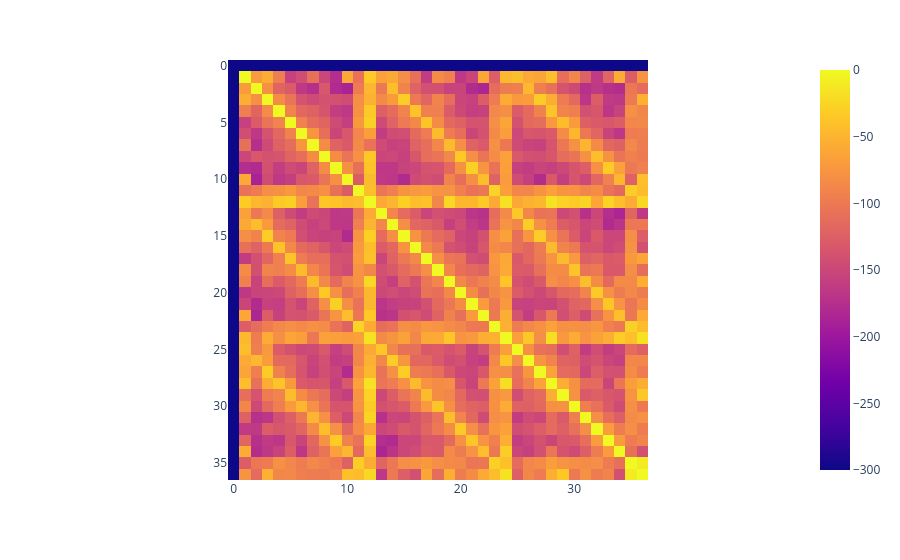

Notebook source saved alongside this figure:
### Code cell
print('Number of traces in analysis: ', pwds_long.shape[0])
pwds_mean=np.clip(np.round(-np.nanmedian(pwds_long, axis=0),0).astype(int),-300,0)
px.imshow(pwds_mean)

### Figure 1 — Plotly figure (JSON) as saved in the notebook; plotly's stock layout.template omitted (floating-point values rounded to 4 significant figures; data arrays with more than 128 entries replaced by an {"elided": "..."} marker saying what was removed)
{"data": [{"coloraxis": "coloraxis", "type": "heatmap", "z": {"elided": "37x37 int values"}}], "layout": {"coloraxis": {"colorscale": [[0, "#0d0887"], [0.1111, "#46039f"], [0.2222, "#7201a8"], [0.3333, "#9c179e"], [0.4444, "#bd3786"], [0.5556, "#d8576b"], [0.6667, "#ed7953"], [0.7778, "#fb9f3a"], [0.8889, "#fdca26"], [1, "#f0f921"]]}, "margin": {"t": 60}, "xaxis": {"constrain": "domain", "scaleanchor": "y"}, "yaxis": {"autorange": "reversed", "constrain": "domain"}}}
